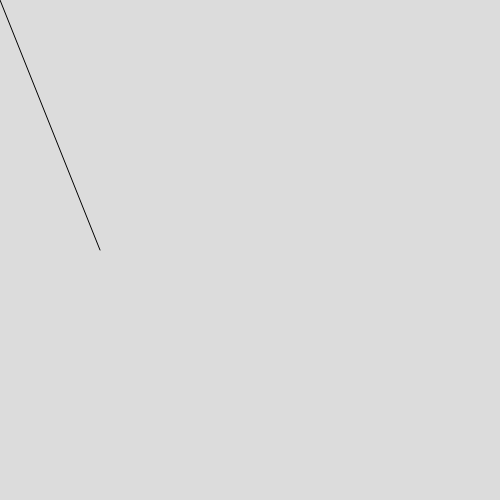
Frame 1 (no input)
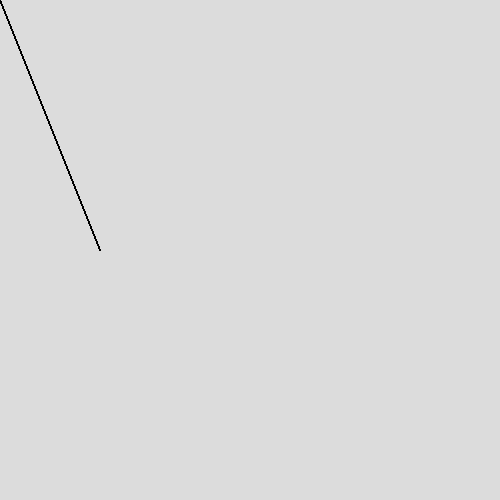
Frame 60 (no input)
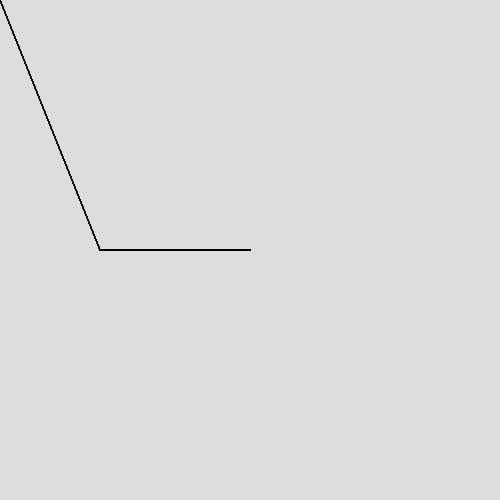
Frame 120 (the mouse pressed at the canvas centre since frame 60)

The p5.js sketch that drew these frames (run headless with seeded random() and noise() and a simulated clock; from frame 60 on, the mouse is pressed at the canvas centre):

// p5.js sketch
// ── sketch.js
function setup() {
  createCanvas(500, 500);
  background(220, 220, 220);
}

function draw() {
  line(100,250, mouseX, mouseY)
}

function mouseClicked() {
  let r = random(0,255);
  let g = random(0,255);
  let b = random(0,255);
  fill(r,g,b)
  clear()
  background(220, 220, 220);
}
